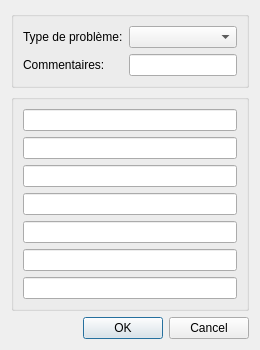
<?xml version="1.0" encoding="UTF-8"?>
<ui version="4.0">
 <class>Dialog</class>
 <widget class="QDialog" name="Dialog">
  <property name="windowTitle">
   <string>Dialog</string>
  </property>
  <layout class="QVBoxLayout" name="verticalLayout">
   <item>
    <widget class="QGroupBox" name="groupBox">
     <property name="title">
      <string/>
     </property>
     <property name="flat">
      <bool>false</bool>
     </property>
     <layout class="QGridLayout" name="gridLayout" columnstretch="0,0">
      <property name="verticalSpacing">
       <number>6</number>
      </property>
      <item row="1" column="0">
       <widget class="QLabel" name="label_2">
        <property name="text">
         <string>Commentaires:</string>
        </property>
       </widget>
      </item>
      <item row="1" column="1">
       <widget class="QLineEdit" name="comments"/>
      </item>
      <item row="0" column="0">
       <widget class="QLabel" name="label_3">
        <property name="text">
         <string>Type de problème:</string>
        </property>
       </widget>
      </item>
      <item row="0" column="1">
       <widget class="QComboBox" name="problem_type"/>
      </item>
     </layout>
    </widget>
   </item>
   <item>
    <widget class="QGroupBox" name="hideit">
     <property name="title">
      <string/>
     </property>
     <layout class="QVBoxLayout" name="verticalLayout_2">
      <item>
       <widget class="QLineEdit" name="uuid"/>
      </item>
      <item>
       <widget class="QLineEdit" name="created_by_id"/>
      </item>
      <item>
       <widget class="QLineEdit" name="modified_by_id"/>
      </item>
      <item>
       <widget class="QLineEdit" name="problem"/>
      </item>
      <item>
       <widget class="QLineEdit" name="massif_id"/>
      </item>
      <item>
       <widget class="QLineEdit" name="created"/>
      </item>
      <item>
       <widget class="QLineEdit" name="modified"/>
      </item>
     </layout>
    </widget>
   </item>
   <item>
    <widget class="QDialogButtonBox" name="buttonBox">
     <property name="orientation">
      <enum>Qt::Horizontal</enum>
     </property>
     <property name="standardButtons">
      <set>QDialogButtonBox::Cancel|QDialogButtonBox::Ok</set>
     </property>
    </widget>
   </item>
  </layout>
 </widget>
 <resources/>
 <connections>
  <connection>
   <sender>buttonBox</sender>
   <signal>accepted()</signal>
   <receiver>Dialog</receiver>
   <slot>accept()</slot>
   <hints>
    <hint type="sourcelabel">
     <x>248</x>
     <y>254</y>
    </hint>
    <hint type="destinationlabel">
     <x>157</x>
     <y>274</y>
    </hint>
   </hints>
  </connection>
  <connection>
   <sender>buttonBox</sender>
   <signal>rejected()</signal>
   <receiver>Dialog</receiver>
   <slot>reject()</slot>
   <hints>
    <hint type="sourcelabel">
     <x>316</x>
     <y>260</y>
    </hint>
    <hint type="destinationlabel">
     <x>286</x>
     <y>274</y>
    </hint>
   </hints>
  </connection>
 </connections>
</ui>
